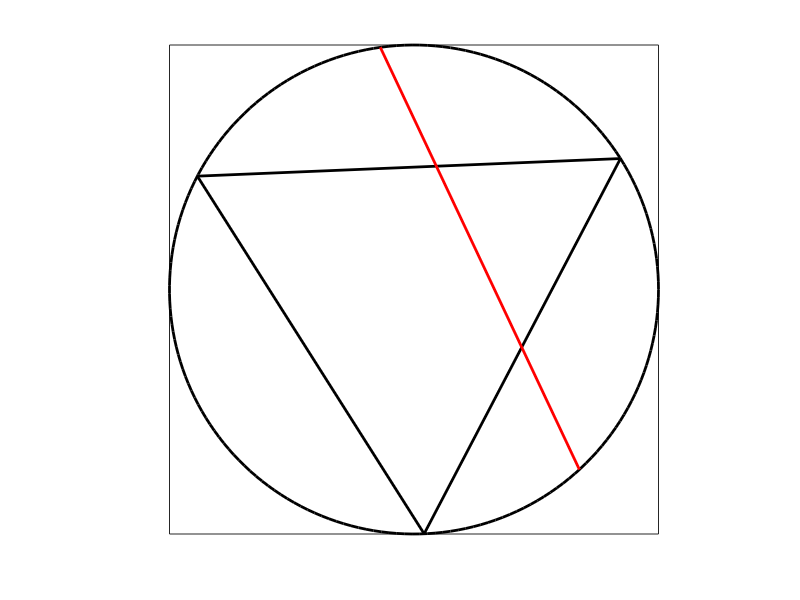

The MATLAB source for this figure:
% Illustrates the Betrand paradox with a triangle in circle.
% See, for example, the Wikipedia article:
% https://en.wikipedia.org/wiki/Bertrand_paradox_(probability)
% Author: H. Paul Keeler, 2019.

close all; clearvars; clc;


r=1; %circle radius
x0=0; y0=0; %centre of circle

%points for circle
t=linspace(0,2*pi,200);
xp=r*cos(t); yp=r*sin(t);

%angles of triangle corners
thetaTri1=2*pi*rand(1);
thetaTri2=thetaTri1+2*pi/3;
thetaTri3=thetaTri1-2*pi/3;
%points for equalateral triangle
xTri1=x0+r*cos(thetaTri1);y1=x0+r*sin(thetaTri1);
xTri2=x0+r*cos(thetaTri2);y2=x0+r*sin(thetaTri2);
xTri3=x0+r*cos(thetaTri3);y3=x0+r*sin(thetaTri3);

%angles of chords 
thetaChord1=2*pi*rand(1);
thetaChord2=2*pi*rand(1);
%points chord
xChord1=x0+r*cos(thetaChord1);yChord1=x0+r*sin(thetaChord1);
xChord2=x0+r*cos(thetaChord2);yChord2=x0+r*sin(thetaChord2);

%Plotting
%draw circle
plot(x0+xp,y0+yp,'k','LineWidth',2);hold on;
axis square; 
axis tight;
xticks([]);yticks([]);

%draw triangle
plot([xTri1,xTri2],[y1,y2],'k','LineWidth',2);
plot([xTri2,xTri3],[y2,y3],'k','LineWidth',2);
plot([xTri3,xTri1],[y3,y1],'k','LineWidth',2);

%draw chord
plot([xChord1,xChord2],[yChord1,yChord2],'r','LineWidth',2);
    
